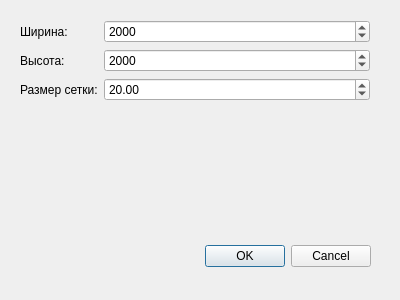
<?xml version="1.0" encoding="UTF-8"?>
<ui version="4.0">
 <class>SettingsDialog</class>
 <widget class="QDialog" name="SettingsDialog">
  <property name="geometry">
   <rect>
    <x>0</x>
    <y>0</y>
    <width>400</width>
    <height>300</height>
   </rect>
  </property>
  <property name="windowTitle">
   <string>Настройки</string>
  </property>
  <widget class="QDialogButtonBox" name="buttonBox">
   <property name="geometry">
    <rect>
     <x>30</x>
     <y>240</y>
     <width>341</width>
     <height>32</height>
    </rect>
   </property>
   <property name="orientation">
    <enum>Qt::Horizontal</enum>
   </property>
   <property name="standardButtons">
    <set>QDialogButtonBox::Cancel|QDialogButtonBox::Ok</set>
   </property>
  </widget>
  <widget class="QWidget" name="layoutWidget">
   <property name="geometry">
    <rect>
     <x>20</x>
     <y>20</y>
     <width>350</width>
     <height>200</height>
    </rect>
   </property>
   <layout class="QFormLayout" name="formLayout">
    <item row="0" column="0">
     <widget class="QLabel" name="label">
      <property name="text">
       <string>Ширина:</string>
      </property>
     </widget>
    </item>
    <item row="0" column="1">
     <widget class="QSpinBox" name="spinWidth">
      <property name="minimum">
       <number>500</number>
      </property>
      <property name="maximum">
       <number>5000</number>
      </property>
      <property name="value">
       <number>2000</number>
      </property>
     </widget>
    </item>
    <item row="1" column="0">
     <widget class="QLabel" name="label_2">
      <property name="text">
       <string>Высота:</string>
      </property>
     </widget>
    </item>
    <item row="1" column="1">
     <widget class="QSpinBox" name="spinHeight">
      <property name="minimum">
       <number>500</number>
      </property>
      <property name="maximum">
       <number>5000</number>
      </property>
      <property name="value">
       <number>2000</number>
      </property>
     </widget>
    </item>
    <item row="2" column="0">
     <widget class="QLabel" name="label_3">
      <property name="text">
       <string>Размер сетки:</string>
      </property>
     </widget>
    </item>
    <item row="2" column="1">
     <widget class="QDoubleSpinBox" name="spinGridSize">
      <property name="minimum">
       <double>5.000000000000000</double>
      </property>
      <property name="maximum">
       <double>100.000000000000000</double>
      </property>
      <property name="value">
       <double>20.000000000000000</double>
      </property>
     </widget>
    </item>
   </layout>
  </widget>
 </widget>
 <resources/>
 <connections>
  <connection>
   <sender>buttonBox</sender>
   <signal>accepted()</signal>
   <receiver>SettingsDialog</receiver>
   <slot>accept()</slot>
   <hints>
    <hint type="sourcelabel">
     <x>248</x>
     <y>254</y>
    </hint>
    <hint type="destinationlabel">
     <x>157</x>
     <y>274</y>
    </hint>
   </hints>
  </connection>
  <connection>
   <sender>buttonBox</sender>
   <signal>rejected()</signal>
   <receiver>SettingsDialog</receiver>
   <slot>reject()</slot>
   <hints>
    <hint type="sourcelabel">
     <x>316</x>
     <y>260</y>
    </hint>
    <hint type="destinationlabel">
     <x>286</x>
     <y>274</y>
    </hint>
   </hints>
  </connection>
 </connections>
</ui>
